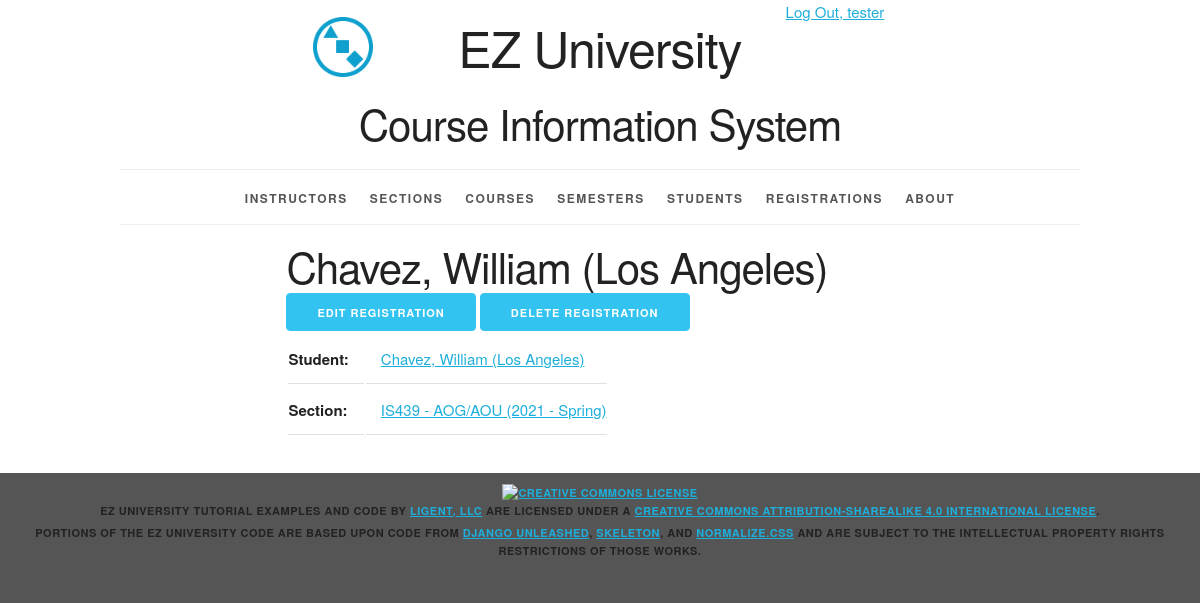
The app's page /registration/2 (signed in) with its own data.
### courseinfo/models.py (models this page shows, shortened)
class Student(models.Model):
    student_id = models.AutoField(primary_key=True)
    first_name = models.CharField(max_length=45)
    last_name = models.CharField(max_length=45)
    disambiguator = models.CharField(max_length=45, blank=True, default='')
    def __str__(self):
        result = ''
        if self.disambiguator == '':
            result = '%s, %s' % (self.last_name, self.first_name)
        else:
            result = '%s, %s (%s)' % (self.last_name, self.first_name, self.disambiguator)
        return result
    def get_absolute_url(self):
        return reverse('courseinfo_student_detail_urlpattern',
                       kwargs={'pk':self.pk}
                       )
    class Meta:
        ordering = ['last_name', 'first_name', 'disambiguator']
        constraints = [
            UniqueConstraint(fields=['last_name', 'first_name', 'disambiguator'],
                             name='unique_student')
        ]

class Section(models.Model):
    section_id = models.AutoField(primary_key=True)
    section_name = models.CharField(max_length=20)
    semester = models.ForeignKey(Semester, related_name='sections', on_delete=models.PROTECT)
    course = models.ForeignKey(Course, related_name='sections', on_delete=models.PROTECT)
    instructor = models.ForeignKey(Instructor, related_name='sections', on_delete=models.PROTECT)
    def __str__(self):
        return '%s - %s (%s)' % (self.course.course_number, self.section_name, self.semester.__str__())
    def get_absolute_url(self):
        return reverse('courseinfo_section_detail_urlpattern',
                       kwargs={'pk': self.pk}
                       )
    class Meta:
        ordering = ['course', 'section_name', 'semester']
        constraints = [
            UniqueConstraint(fields=['semester', 'course', 'section_name'],
                             name='unique_section')
        ]

class Course(models.Model):
    course_id = models.AutoField(primary_key=True)
    course_number = models.CharField(max_length=20)
    course_name = models.CharField(max_length=255)
    class Meta:
        ordering = ['course_number', 'course_name']
        constraints = [
            UniqueConstraint(fields=['course_number', 'course_name'], name='unique_course')
        ]

class Semester(models.Model):
    semester_id = models.AutoField(primary_key=True)
    year = models.ForeignKey(Year, related_name='semesters', on_delete=models.PROTECT)
    period = models.ForeignKey(Period, related_name='semesters', on_delete=models.PROTECT)
    def __str__(self):
        return '%s - %s' % (self.year.year, self.period.period_name)
    class Meta:
        ordering = ['year__year', 'period__period_sequence']
        constraints = [
            UniqueConstraint(fields=['year', 'period'], name='unique_semester')
        ]

class Year(models.Model):
    year_id = models.AutoField(primary_key=True)
    year = models.IntegerField(unique=True)
    class Meta:
        ordering = ['year']

class Period(models.Model):
    period_id = models.AutoField(primary_key=True)
    period_sequence = models.IntegerField(unique=True)
    period_name = models.CharField(max_length=45, unique=True)
    class Meta:
        ordering = ['period_sequence']

### courseinfo/views.py (the view)
class RegistrationDetail(LoginRequiredMixin, PermissionRequiredMixin, DetailView):
    model = Registration
    permission_required = 'courseinfo.view_registration'
    def get_context_data(self, **kwargs):
        context = super(DetailView, self).get_context_data(**kwargs)
        registration = self.get_object()
        student = registration.student
        section = registration.section
        context['student'] = student
        context['section'] = section
        return context

### courseinfo/models.py (called while the page is built)
    def __str__(self):
        return '%s / %s' % (self.section, self.student)

    def get_update_url(self):
        return reverse('courseinfo_registration_update_urlpattern',
                       kwargs={'pk': self.pk}
                       )

    def get_delete_url(self):
        return reverse('courseinfo_registration_delete_urlpattern',
                       kwargs={'pk': self.pk}
                       )

### courseinfo/templates/courseinfo/registration_detail.html (shortened to what this page needs)
{% extends 'courseinfo/base.html' %}
{% block content %}
<article>
  <div class="row">
  <div class="offset-by-two eight columns">
    <h2>{{ student }}</h2>
    <ul class="inline">
        {% if perms.courseinfo.change_student %}
        <li>
          <a href="{{ registration.get_update_url }}"
          class="button button-primary">
            Edit Registration</a></li>
        {% endif %}
        {% if perms.courseinfo.delete_student %}
          <a href="{{ registration.get_delete_url }}"
          class="button button-primary">
            Delete Registration</a></li>
        {% endif %}
    </ul>
    <section>
        <table>
            <tr>
                <th>Student:</th>
                <td><a href="{{ student.get_absolute_url }}">{{ student }}</a></td>
            </tr>
            <tr>
                <th>Section:</th>
                <td><a href="{{ section.get_absolute_url }}">{{ section }}</a></td>
            </tr>
        </table>
    </section>
  </div></div>
</article>
{% endblock %}

### courseinfo/templates/courseinfo/base.html (shortened to what this page needs)
{% load static %}
<!DOCTYPE html>
<html lang="en">
<head>
    <link rel="stylesheet" type="text/css"
          href="{% static 'coursinfo/normalize.css' %}">
    <link rel="stylesheet" type="text/css"
          href="{% static 'courseinfo/skeleton.css' %}">
    <link rel="stylesheet" type="text/css"
          href="{% static 'courseinfo/style.css' %}">
</head>
<body>
<div class="container">
    <div class="status row">
        <div class="offset-by-eight four columns">
            <ul class="inline">
                {% if user.is_authenticated %}
                    <li><a href="{% url 'logout_urlpattern' %}">
                        Log Out, {{ user.get_username }}</a></li>
                {% else %}
                    <li><a href="{% url 'login_urlpattern' %}">
                        Log In</a></li>
                {% endif %}
            </ul>
        </div>
    </div>
    <header class="row">
        <div class="offset-by-one ten columns">
            <h1 class="logo">EZ University</h1>
            <h2>Course Information System</h2>
        </div>
    </header>
    <nav>
        <ul>
            {% if perms.courseinfo.view_instructor %}
                <li>
                    <a href="{% url 'courseinfo_instructor_list_urlpattern' %}">
                        Instructors</a></li>
            {% endif %}
            {% if perms.courseinfo.view_section %}
                <li>
                    <a href="{% url 'courseinfo_section_list_urlpattern' %}">
                        Sections</a></li>
            {% endif %}
            {% if perms.courseinfo.view_course %}
                <li>
                    <a href="{% url 'courseinfo_course_list_urlpattern' %}">
                        Courses</a></li>
            {% endif %}
            {% if perms.courseinfo.view_semester %}
                <li>
                    <a href="{% url 'courseinfo_semester_list_urlpattern' %}">
                        Semesters</a></li>
            {% endif %}
            {% if perms.courseinfo.view_student %}
                <li>
                    <a href="{% url 'courseinfo_student_list_urlpattern' %}">
                        Students</a></li>
            {% endif %}
            {% if perms.courseinfo.view_registration %}
                <li>
                    <a href="{% url 'courseinfo_registration_list_urlpattern' %}">
                        Registrations</a></li>
            {% endif %}
            <li>
                <a href="{% url 'about_urlpattern' %}">
                    About</a></li>
        </ul>
    </nav>
    <main>
        {% block content %}{% endblock %}
    </main>
</div>
<footer>
    <p>
        <a rel="license" href="http://creativecommons.org/licenses/by-sa/4.0/">
            <img alt="Creative Commons License" style="border-width:0"
                 src="https://i.creativecommons.org/l/by-sa/4.0/88x31.png"/>
        </a><br/><span property="dct:title">EZ University Tutorial Examples and Code</span>
        by
        <a href="https://www.ligent.net" property="cc:attributionName"
           rel="cc:attributionURL">Ligent, LLC</a> are licensed under a
        <a rel="license" href="http://creativecommons.org/licenses/by-sa/4.0/">Creative Commons Attribution-ShareAlike
            4.0 International License</a>.
    </p>
    <p>Portions of the EZ University code are based upon code from
        <a href="https://django-unleashed.com">Django Unleashed</a>,
        <a href="http://getskeleton.com/">Skeleton</a>, and
        <a href="https://necolas.github.io/normalize.css/">Normalize.css</a> and
        are subject to the intellectual property rights restrictions of those works.
    </p>
</footer>
</body>
</html>

### courseinfo/static/courseinfo/skeleton.css (style rules this page uses)
.container { position: relative; width: 100%; max-width: 960px; margin: 0 auto; padding: 0 20px; box-sizing: border-box; }
.column, .columns { width: 100%; float: left; box-sizing: border-box; }
@media (min-width: 400px) { .container { width: 85%; padding: 0; } }
@media (min-width: 550px) { .container { width: 80%; } }
@media (min-width: 550px) { .column, .columns { margin-left: 4%; } }
@media (min-width: 550px) { .column:first-child, .columns:first-child { margin-left: 0; } }
@media (min-width: 550px) { .four.columns { width: 30.6666666667%; } }
@media (min-width: 550px) { .eight.columns { width: 65.3333333333%; } }
@media (min-width: 550px) { .ten.columns { width: 82.6666666667%; } }
@media (min-width: 550px) { .offset-by-one.column, .offset-by-one.columns { margin-left: 8.66666666667%; } }
@media (min-width: 550px) { .offset-by-two.column, .offset-by-two.columns { margin-left: 17.3333333333%; } }
@media (min-width: 550px) { .offset-by-eight.column, .offset-by-eight.columns { margin-left: 69.3333333333%; } }
html { font-size: 62.5%; }
body { font-size: 1.5em; line-height: 1.6; font-weight: 400; font-family: "Raleway", "HelveticaNeue", "Helvetica Neue", Helvetica, Arial, sans-serif; color: #222; }
h1, h2, h3, h4, h5, h6 { margin-top: 0; margin-bottom: 2rem; font-weight: 300; }
h1 { font-size: 4.0rem; line-height: 1.2; letter-spacing: -.1rem; }
h2 { font-size: 3.6rem; line-height: 1.25; letter-spacing: -.1rem; }
@media (min-width: 550px) { h1 { font-size: 5.0rem; } }
@media (min-width: 550px) { h2 { font-size: 4.2rem; } }
p { margin-top: 0; }
a { color: #1EAEDB; }
.button, button, input[type="submit"], input[type="reset"], input[type="button"] { display: inline-block; height: 38px; padding: 0 30px; color: #555; text-align: center; font-size: 11px; font-weight: 600; line-height: 38px; letter-spacing: .1rem; text-transform: uppercase; text-decoration: none; white-space: nowrap; background-color: transparent; border-radius: 4px; border: 1px solid #bbb; cursor: pointer; box-sizing: border-box; }
.button.button-primary, button.button-primary, input[type="submit"].button-primary, input[type="reset"].button-primary, input[type="button"].button-primary { color: #FFF; background-color: #33C3F0; border-color: #33C3F0; }
ul { list-style: circle inside; }
ol, ul { padding-left: 0; margin-top: 0; }
li { margin-bottom: 1rem; }
th, td { padding: 12px 15px; text-align: left; border-bottom: 1px solid #E1E1E1; }
th:first-child, td:first-child { padding-left: 0; }
th:last-child, td:last-child { padding-right: 0; }
button, .button { margin-bottom: 1rem; }
pre, blockquote, dl, figure, table, p, ul, ol, form { margin-bottom: 2.5rem; }
.container:after, .row:after, .u-cf { content: ""; display: table; clear: both; }

### courseinfo/static/courseinfo/style.css (style rules this page uses)
html { height: 100%; background-color: #555; }
body { background-color: white; }
body>div>header { text-align: center;; }
header h1 { display: inline-block; font-weight: normal; font-style: normal; width: 100%; margin-top: 0; padding-top: 0; }
.logo { padding-top: 50px; background-image: url("/static/courseinfo/logo.png"); background-size: 50px; background-repeat: no-repeat; background-position: top; }
@media (min-width: 750px) { .logo { padding-top: 0; background-size: contain; background-position: 0% 0%; } }
@media (min-width: 1000px) { .logo { background-position: 10% 0%; } }
@media (min-width: 1200px) { .logo { background-position: 15% 0%; } }
nav { border-top: 1px solid #eee; width: 100%; border-bottom: 1px solid #eee; margin: 0 0 1em; padding: 0; }
nav ul { margin: 0; padding: 1em 0; list-style-type: none; text-align: center; }
nav ul li { display: inline; padding: 0; margin: 0 0.25em; font-weight: 600; text-transform: uppercase; text-align: center; font-size: 1rem; letter-spacing: .10rem; }
@media (min-width: 400px) { nav ul li { letter-spacing: .15rem; font-size: 1.2rem; margin: 0 0.5em; } }
@media (min-width: 550px) { nav ul li { margin: 0 0.75em; } }
nav ul li a { color: #555; text-decoration: none; background-color: transparent; cursor: pointer; }
article h2 { margin: 0; padding: 0; }
.inline { list-style-type: none; padding: 0; margin: 0 0 -0.5em; }
.inline li { display: inline; }
body>footer { width: 100%; background-color: #555; font-size: 1.1rem; letter-spacing: .05rem; font-weight: 600; text-transform: uppercase; text-align: center; padding: 1em 0; margin: 1em 0; }
body>footer p { margin-bottom: 0.5rem; }

### records on screen
Student: disambiguator+last_name+first_name "Chavez, William (Los Angeles)"
Section: course+section_name+semester "IS439 - AOG/AOU (2021 - Spring)"

### other values on screen
{{ user.get_username }} "tester"
